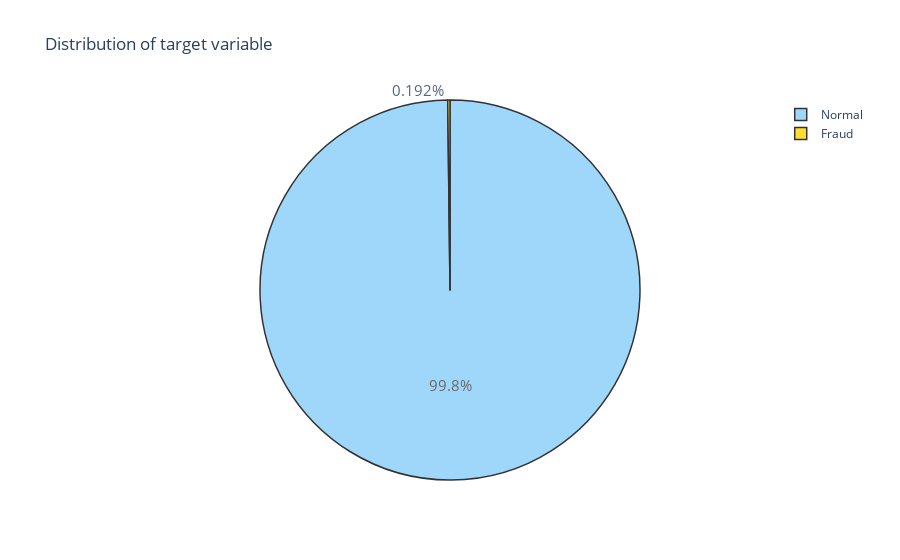

This figure's notebook cell:
### Code cell
fraud = data[(data['Class'] != 0)]
normal = data[(data['Class'] == 0)]

trace = go.Pie(labels = ['Normal', 'Fraud'], values = data['Class'].value_counts(),
               textfont=dict(size=15), opacity = 0.8,
               marker=dict(colors=['lightskyblue','gold'],
                           line=dict(color='#000000', width=1.5)))


layout = dict(title =  'Distribution of target variable')

fig = dict(data = [trace], layout=layout)
py.iplot(fig)

### Figure 1 — Plotly figure (JSON) as saved in the notebook; plotly's stock layout.template omitted (floating-point values rounded to 4 significant figures)
{"data": [{"labels": ["Normal", "Fraud"], "marker": {"colors": ["lightskyblue", "gold"], "line": {"color": "#000000", "width": 1.5}}, "opacity": 0.8, "textfont": {"size": 15}, "values": [146369, 282], "type": "pie"}], "layout": {"title": {"text": "Distribution of target variable"}}}
